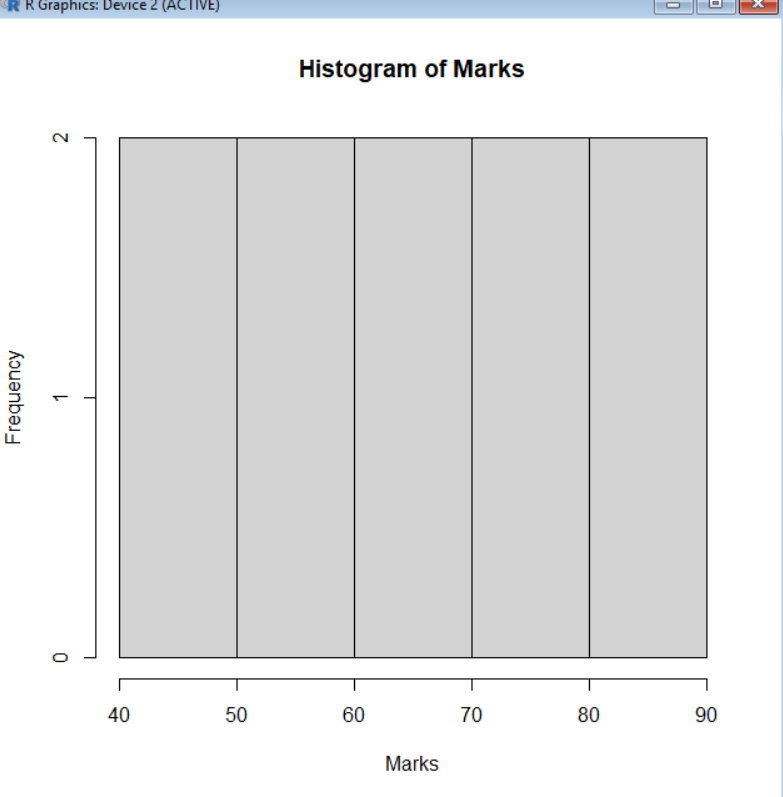

This chart was generated by the following R code:
marks <- c(45,50,55,60,65,70,75,80,85,90)

hist(marks,
main="Histogram of Marks",
xlab="Marks")
